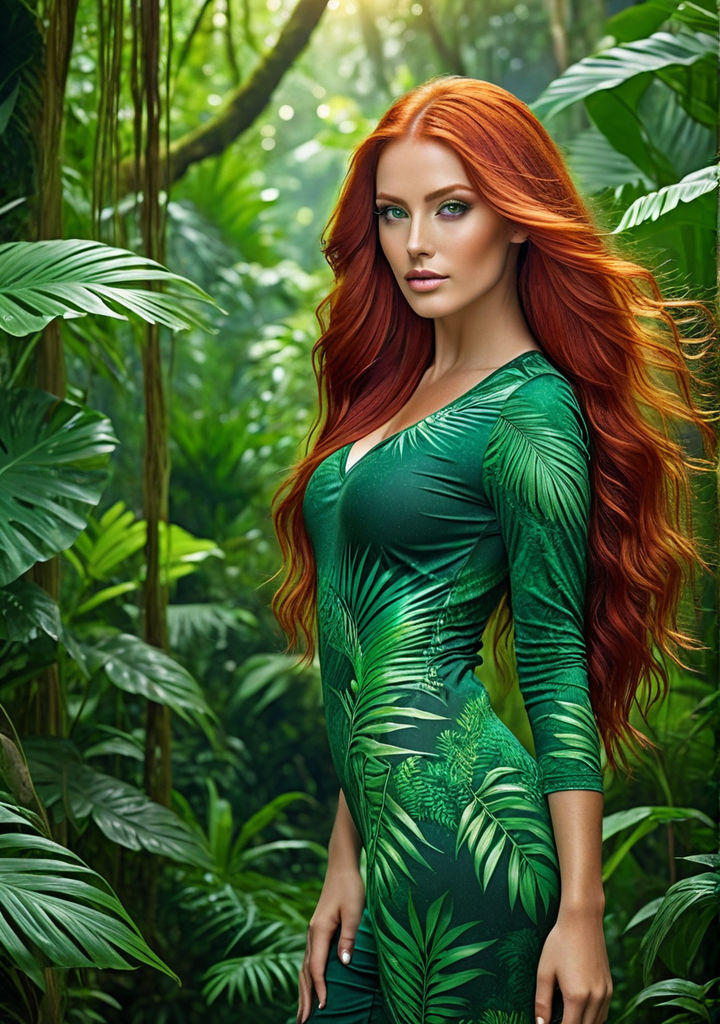
#> input picture image.jpeg, 720 x 1024 px
$ jupyter execute 'Gaussian smoothing from scratch.ipynb'
#> lines starting #> are read from the running program, lines starting #| are printed output that depends on the picture
[cell 1]
import numpy as np
import cv2
import matplotlib.pyplot as plt

def gaussian_kernel(size, sigma):
    """Generate a Gaussian kernel"""
    kernel = np.fromfunction(
             lambda x , y : (1/(2**np.pi * sigma**2)) *
             np.exp(-((x - (size-1)/2)**2 + (y - (size - 1 )/2)**2)/ (2 * sigma**2)),
             (size, size)
    )
    return kernel / np.sum(kernel)

def convolve(image, kernel):
    """Convolve an image with a kernel"""
    kernel_height, kernel_width = kernel.shape
    image_height, image_width = image.shape
    # calculate the padding
    pad_height = kernel_height // 2
    pad_width = kernel_width // 2
    # pad the image
    padded_image = np.pad(image, ((pad_height , pad_height), (pad_width , pad_width)), mode='constant')
    output = np.zeros_like(image)
    # Convolution operation
    for i in range(image_height):
        for j in range(image_width):
            output[i, j] = np.sum(kernel * padded_image[i:i+kernel_height , j:j+kernel_width])
    return output

image = cv2.imread('image.jpeg' , cv2.IMREAD_GRAYSCALE)
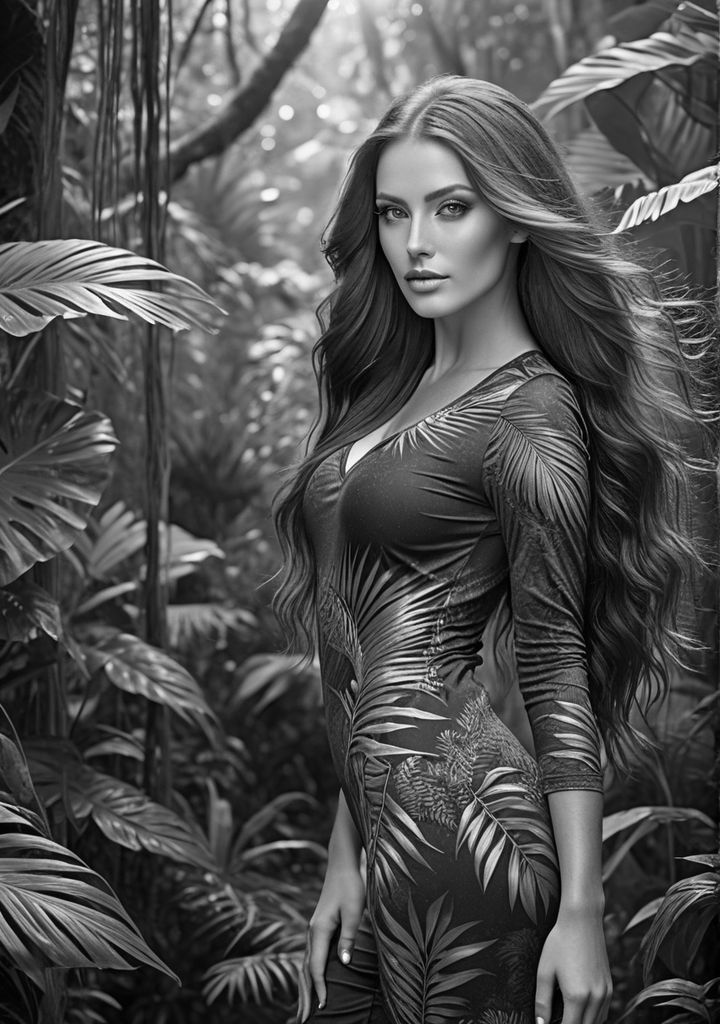
#> image: shape (1024, 720); min 0, max 255, mean 80
sigma = 2.0
kernel_size = 5
# generate gaussian kernel
kernel = gaussian_kernel(kernel_size, sigma)

# Apply Gaussian blur
blurred_image = convolve(image, kernel)
#> in convolve, `padded_image = np.pad(image, ((pad_height , pad_height), (pad_width , ..`:
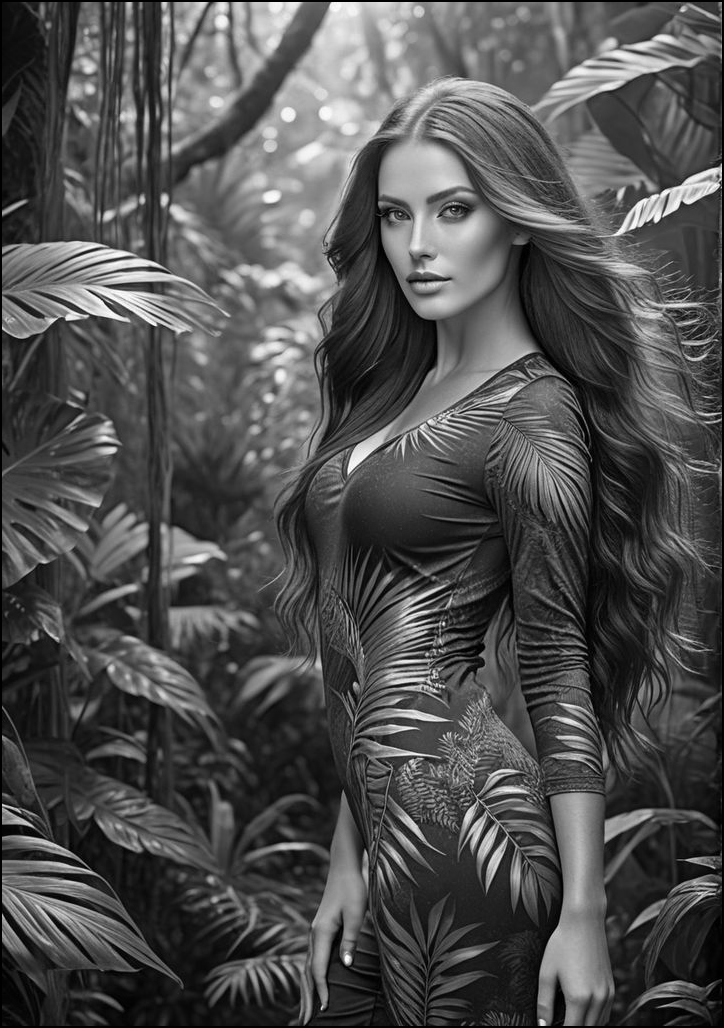
#> padded_image: shape (1028, 724); min 0, max 255, mean 79.2

# Save the result
cv2.imwrite('blurred_image.jpg', blurred_image)

# Display the original and blurred images
plt.figure(figsize=(10, 5))
plt.subplot(1, 2, 1)
plt.title('Original Image')
plt.imshow(image, cmap='gray')
plt.subplot(1, 2, 2)
plt.title('Blurred Image')
plt.imshow(blurred_image, cmap='gray')
plt.show()
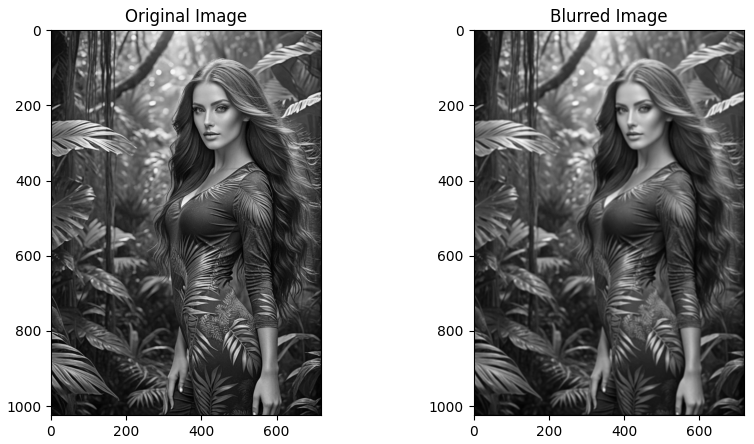
#> figure drawn by matplotlib, 2 panels

$ run again, with 111.jpg copied over image.jpeg
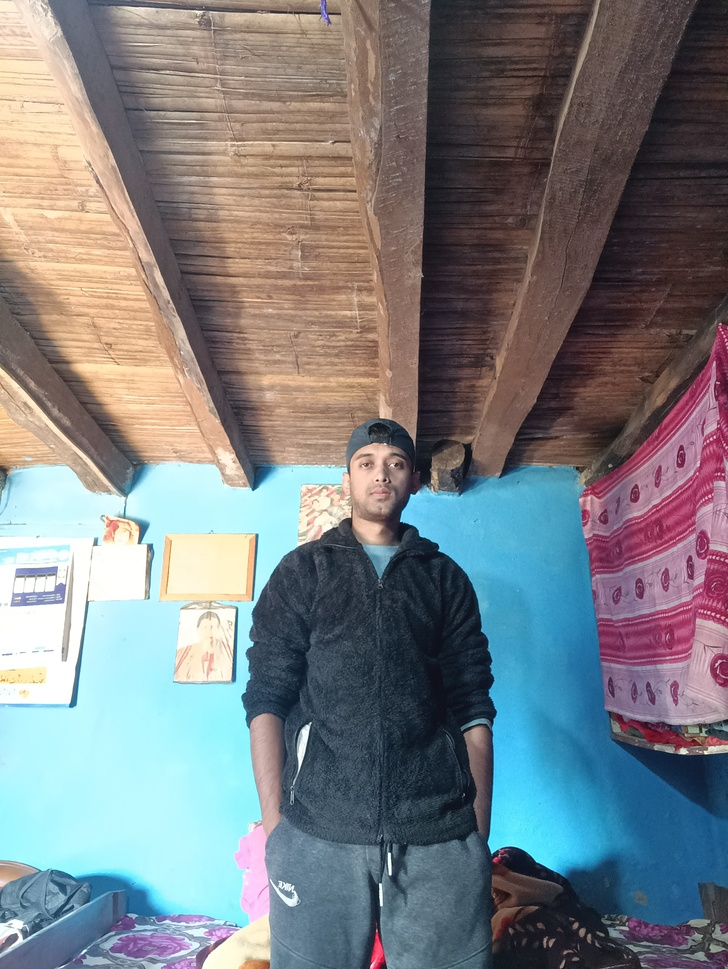
#> input picture 111.jpg, 728 x 969 px, shrunk from 3488 x 4640 before the run
#> in convolve, `padded_image = np.pad(image, ((pad_height , pad_height), (pad_width , ..`:
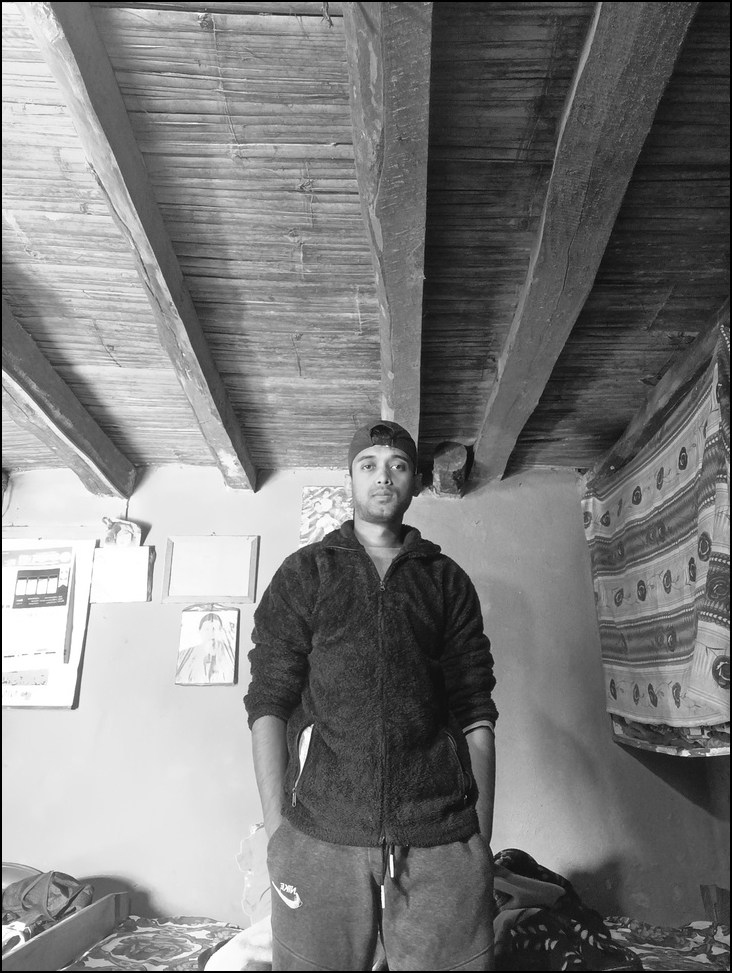
#> padded_image: shape (973, 732); min 0, max 255, mean 125.1
#> `plt.show()`:
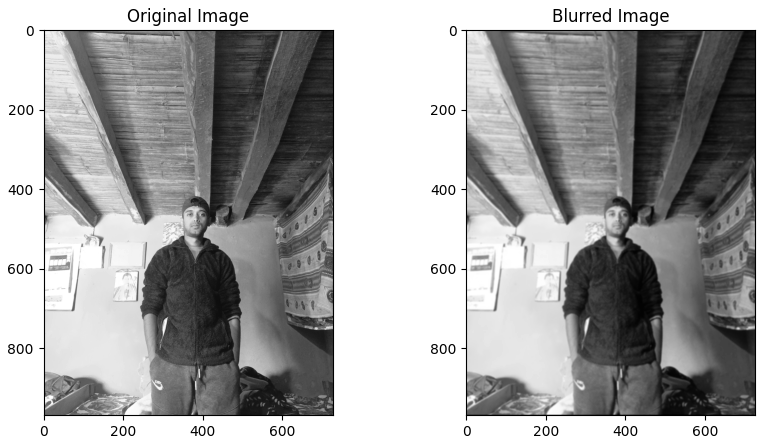
#> figure drawn by matplotlib, 2 panels

$ run again, with 111short.jpg copied over image.jpeg
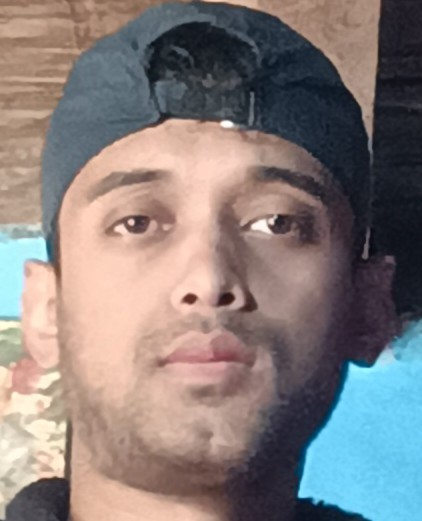
#> input picture 111short.jpg, 422 x 521 px
#> in convolve, `padded_image = np.pad(image, ((pad_height , pad_height), (pad_width , ..`:
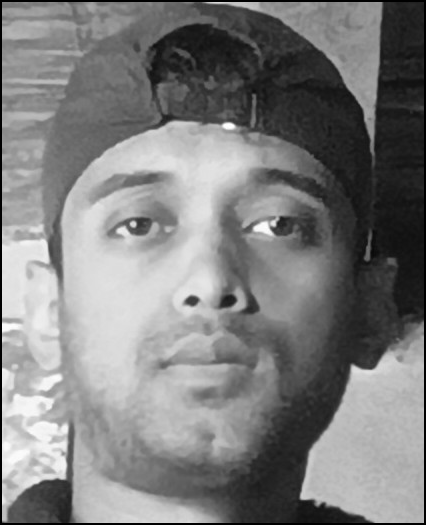
#> padded_image: shape (525, 426); min 0, max 255, mean 125.8
#> `plt.show()`:
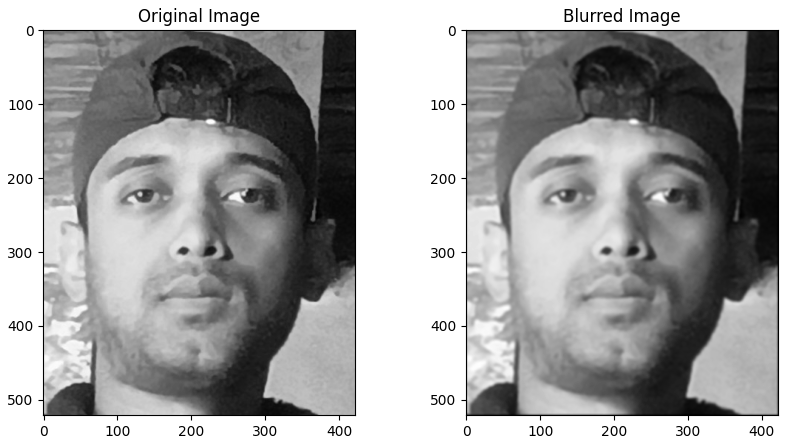
#> figure drawn by matplotlib, 2 panels
